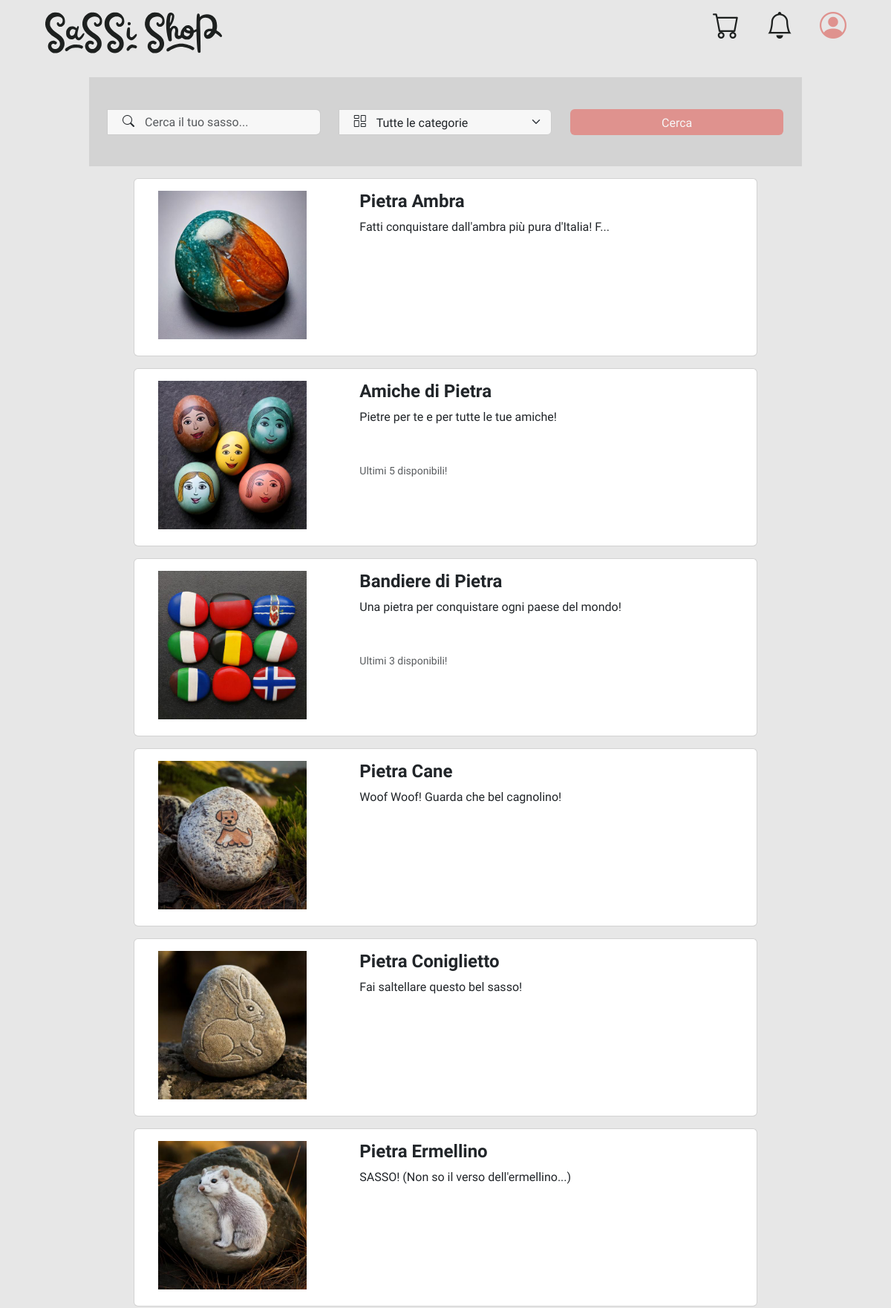
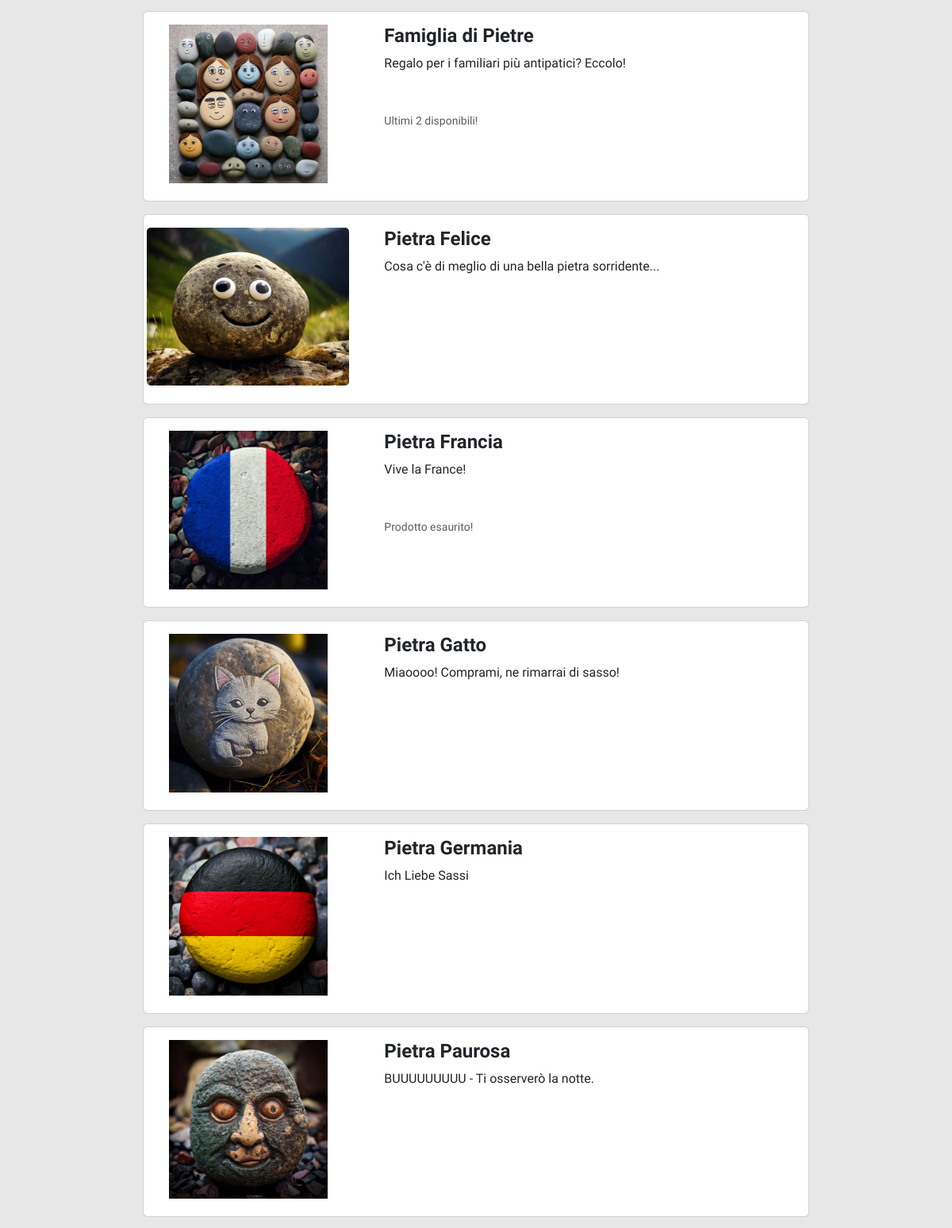
/?page=search (upper part), run on the app's committed database (2 pictures, top to bottom).
### tables this page shows
CREATE TABLE IF NOT EXISTS Product (
    id INT AUTO_INCREMENT PRIMARY KEY,
    name VARCHAR(127) NOT NULL,
    description TEXT,
    price DECIMAL(10, 2) NOT NULL,
    quantity INT NOT NULL,
    category INT NOT NULL,
    size INT NOT NULL,
    image TEXT DEFAULT "",
    isCollection BOOLEAN DEFAULT FALSE,
    FOREIGN KEY (category) REFERENCES Category(id) ON DELETE RESTRICT,
    FOREIGN KEY (size) REFERENCES Size(id) ON DELETE RESTRICT
);

### db/database.php (called while the page is built, shortened)
<?php
class DatabaseHelper {
    private ?mysqli $db = null;
    private array $configuration;
    public function __construct() {
        $this->configuration = [
            'servername' => 'localhost',
            'username' => 'root',
            'password' => '',
            'database' => 'SassiShop',
            'charset' => 'utf8mb4'
        ];
    }
    private function connect(): void {
        if ($this->db === null) {
            try {
                $this->db = new mysqli(
                    $this->configuration['servername'],
                    $this->configuration['username'],
                    $this->configuration['password'],
                    $this->configuration['database']
                );
                $this->db->set_charset($this->configuration['charset']);
            } catch(Exception $e) {
                throw new Exception("Connection failed: " . $e->getMessage());
            }
        }
    }
    private function execute(string $sql, array $params = []): mysqli_stmt {
        $temp = $this->db->prepare($sql);
        if (!$temp->execute()) {
            throw new Exception("Execute failed: " . $temp->error);
        }
        return $temp;
    }
    public function getProducts(string $name = "", int $category = -1): array {
        $sql = "SELECT * FROM Product";
        $params = [];
        $temp = $this->execute($sql, $params);
        $result = $temp->get_result();
        $products = $result->fetch_all(MYSQLI_ASSOC);
        return $products;
    }
}
?>

### src/bootstrap.php (called while the page is built, shortened)
<?php
    require_once("../db/database.php");
    require_once("utils/functions.php");
    $dbh = new DatabaseHelper();
?>

### src/utils/functions.php (called while the page is built, shortened)
<?php
    function stringCutter($string, $length) : string {
        return (strlen($string) > $length) ? substr($string, 0, $length) . "..." : $string;
    }
    function getProductImage($product) {
        $defaultImage = "../assets/images/placeholders/not_available.png";
        return file_exists($product["image"]) ? $product["image"] : $defaultImage;
    }
    function getQuantityAlert(int $quantity) : string {
        if($quantity <= 0) return "Prodotto esaurito!";
        else if($quantity == 1) return "Ultimo disponibile!";
        else if($quantity <= 5) return "Ultimi " . $quantity . " disponibili!";
        return "";
    }
?>

### src/template/search.php (the view, shortened to what this page needs)
<?php
    $name_filter = "";
    if(isset($_GET["filtering"]) || isset($_GET["category"])) {
        $name_filter = isset($_GET["filtering"]) ? $_GET["filtering"] : "";
        $category_filter = isset($_GET["category"]) ? $_GET["category"] : -1;
        $templateParams["productList"] = $dbh->getProducts($name_filter, $category_filter);
    }
    else $templateParams["productList"] = $dbh->getProducts();
?>
<form action="?page=search" method="GET">
    <div class="home-search-container">
        <div class="input-group home-search-input">
            <input type="text" class="form-control" id="inlineFormInputGroupUsername2" name="filtering" placeholder="Cerca il tuo sasso..." value="<?php echo htmlspecialchars($name_filter); ?>">
        </div>
        <div class="input-group home-select-category">
            <select class="form-select" aria-label="Cerca tra tutte le categorie" name="category">
                <option class="home-select-category-placeholder" value="-1">Tutte le categorie</option>
            </select>
        </div>
        <div class="home-search-and-filter d-flex gap-2">
            <button type="submit" class="btn home-search-button">Cerca</button>
        </div>
    </div>
</form>
<?php if (!empty($templateParams["productList"])): ?>
    <?php foreach ($templateParams["productList"] as $product): ?>
        <div class="card mb-3 product-card" data-product-id="<?php echo $product['id']; ?>">
            <div class="row no-gutters h-100">
                <div class="col-md-4">
                    <img src=<?php echo getProductImage($product); ?> class="card-img" alt="Prodotto: <?php echo $product['name']; ?>">
                </div>
                <div class="col-md-8">
                    <div class="card-body">
                        <div class="d-flex justify-content-between">
                            <h4 class="card-title"><?php echo $product['name']; ?></h4>
                        </div>
                        <p class="card-text"><?php echo stringCutter($product['description'], 50); ?></p>
                        <p class="card-subtext"><small class="text-muted"><?php echo getQuantityAlert($product['quantity']); ?></small></p>
                    </div>
                </div>
            </div>
        </div>
    <?php endforeach; ?>
<?php endif; ?>

### assets/styles/style.css (style rules this page uses)
:root.light-mode { --background-color: rgba(231, 231, 231, 1); --background-half-color: rgba(211, 211, 211, 1); --text-color: rgba(29, 32, 31, 1); --placeholder-color: rgba(29, 32, 31, 0.625); --primary-color: rgba(223, 146, 142, 1); --primary-hover-color: rgba(227, 160, 156, 1); --secondary-color: rgba(197, 136, 130, 1); --secondary-hover-color: rgba(209, 151, 148, 1); --highlight-color: rgba(234, 210, 172, 1); --highlight-color-hover: rgba(223, 194, 155, 1); --controls-background-color: rgba(247, 247, 247, 1); --controls-border-color: rgba(204, 204, 204, 1); --controls-hover-color: rgba(250, 250, 250, 1); --controls-disabled-color: rgba(176, 176, 176, 1); --success-color: rgba(76, 175, 80, 1); --success-color-hover: rgba(58, 158, 69, 1); --warning-color: rgba(255, 193, 7, 1); --warning-color-hover: rgba(224, 168, 0, 1); --error-color: rgba(244, 67, 54, 1); --error-color-hover: rgba(214, 52, 42, 1); --info-color: rgba(33, 150, 243, 1); --info-color-hover: rgba(30, 135, 226, 1); }
* { transition: all 0.3s ease; }
body { margin: 0; padding: 0; background-color: var(--background-color); font-family: 'Istok Web'; }
.home-search-container { width: 80vw !important; height: 15vh !important; display: flex; flex-direction: column; justify-content: center; gap: 10px; margin: 0 auto; }
.home-search-input, .home-select-category { width: 100%; height: 50% !important; position: relative; }
.home-search-input input, .home-select-category select { padding-left: 50px; height: 100%; background-color: var(--controls-background-color); border-color: var(--controls-border-color); }
.home-search-and-filter { width: 100%; height: 50% !important; }
.home-search-button { width: 100%; height: 100%; color: var(--controls-background-color); background-color: var(--primary-color); }
@media (min-width: 1200px) { .home-search-container { width: 90vw; height: 21vh; flex-direction: row; align-items: center; justify-content: space-between; background-color: var(--background-half-color) !important; gap: 25px; padding: 25px; transition: "background-color" 0.5s ease; } }
@media (min-width: 1200px) { .home-search-input, .home-select-category, .home-search-and-filter { height: 50% !important; flex: 1; } }
@media (min-width: 1200px) { .home-search-and-filter { display: flex; } }
.product-card .row { flex-direction: column; }
.product-card { width: 70% !important; min-height: 30vh !important; margin: 1rem auto; }
.product-card .col-md-8 { width: 100%; }
@media (min-width: 768px) { .product-card { min-height: auto; height: auto; } }
@media (min-width: 768px) { .product-card .row { flex-direction: row; } }
@media (min-width: 768px) { .product-card .col-md-4 { width: 33.333%; height: 100%; } }
@media (min-width: 768px) { .product-card .col-md-8 { width: 66.666%; } }
.product-card img { max-height: 200px; width: 100%; object-fit: contain; margin: auto; display: block; }
.product-card .col-md-4 { display: flex; align-items: center; justify-content: center; padding: 1rem; }
.product-card .card-title { text-decoration: none; font-weight: 600; }
.product-card .card-body { height: 100%; display: flex; flex-direction: column; padding: 1rem; position: relative; }
.product-card .card-text { margin-bottom: 3rem; }

### data on the page
product: image (picture), name "Pietra Ambra", description "Fatti conquistare dall'ambra più pura d'Italia! F..."
product: image (picture), name "Amiche di Pietra", description "Pietre per te e per tutte le tue amiche!", quantity "Ultimi 5 disponibili!"
product: image (picture), name "Bandiere di Pietra", description "Una pietra per conquistare ogni paese del mondo!", quantity "Ultimi 3 disponibili!"
product: image (picture), name "Pietra Cane", description "Woof Woof! Guarda che bel cagnolino!"
product: image (picture), name "Pietra Coniglietto", description "Fai saltellare questo bel sasso!"
product: image (picture), name "Pietra Ermellino", description "SASSO! (Non so il verso dell'ermellino...)"
product: image (picture), name "Famiglia di Pietre", description "Regalo per i familiari più antipatici? Eccolo!", quantity "Ultimi 2 disponibili!"
product: image (picture), name "Pietra Felice", description "Cosa c'è di meglio di una bella pietra sorridente..."
product: image (picture), name "Pietra Francia", description "Vive la France!", quantity "Prodotto esaurito!"
product: image (picture), name "Pietra Gatto", description "Miaoooo! Comprami, ne rimarrai di sasso!"
product: image (picture), name "Pietra Germania", description "Ich Liebe Sassi"
product: image (picture), name "Pietra Paurosa", description "BUUUUUUUUU - Ti osserverò la notte."
